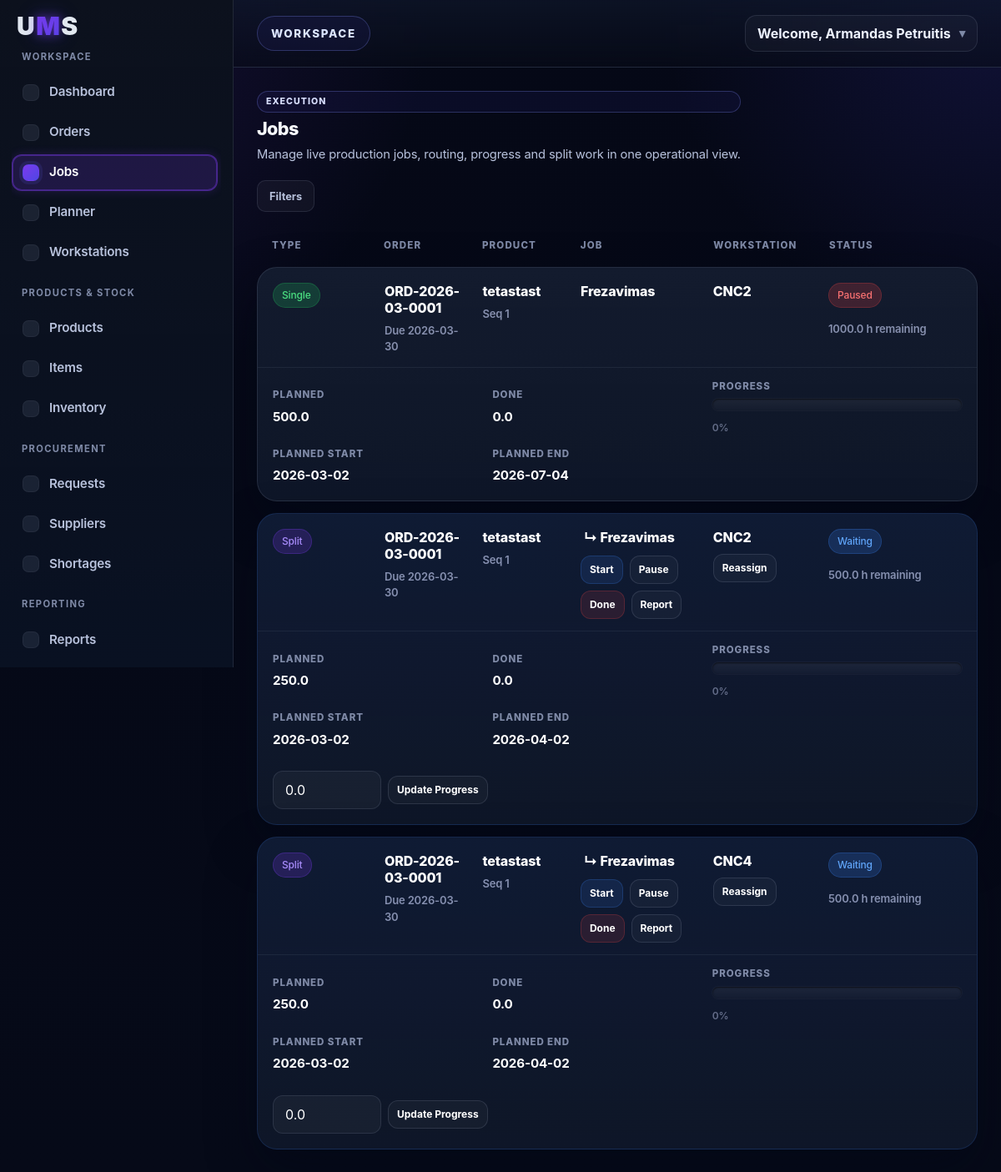
/jobs (signed in), run on an earlier commit of the app's database.
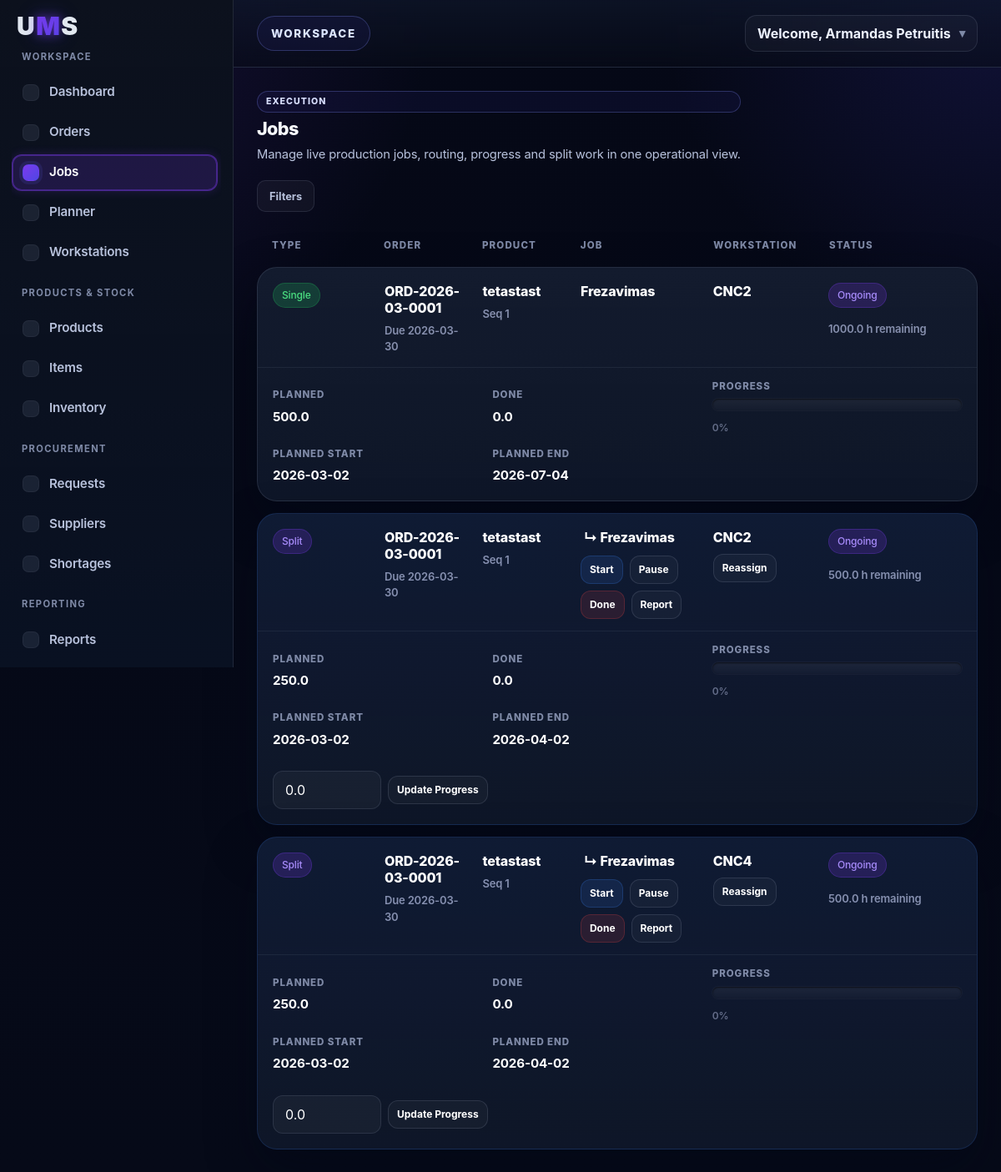
And on a later commit of the database.
### tables this page shows
CREATE TABLE order_jobs (
    id INTEGER PRIMARY KEY AUTOINCREMENT,
    order_id INTEGER NOT NULL,
    product_job_template_id INTEGER,
    workstation_id INTEGER NOT NULL,
    job_name TEXT NOT NULL,
    sequence INTEGER NOT NULL,
    planned_quantity REAL NOT NULL,
    completed_quantity REAL NOT NULL DEFAULT 0,
    estimated_hours REAL NOT NULL,
    status TEXT NOT NULL DEFAULT 'Waiting', job_product_id INTEGER, planned_start TEXT, planned_end TEXT, parent_job_id INTEGER, is_split_child INTEGER NOT NULL DEFAULT 0, company_id INTEGER,
    FOREIGN KEY (order_id) REFERENCES orders(id),
    FOREIGN KEY (workstation_id) REFERENCES workstations(id)
);

CREATE TABLE orders (
        id INTEGER PRIMARY KEY AUTOINCREMENT,
        order_number TEXT,
        customer TEXT,
        status TEXT,
        due_date TEXT,
        priority TEXT
    , product_id INTEGER, quantity REAL DEFAULT 1, materials_reserved INTEGER NOT NULL DEFAULT 0, company_id INTEGER);

CREATE TABLE products (
        id INTEGER PRIMARY KEY AUTOINCREMENT,
        product_code TEXT NOT NULL,
        product_name TEXT NOT NULL,
        description TEXT,
        measurement_unit TEXT NOT NULL
    , time_per_unit REAL NOT NULL DEFAULT 0, stock_quantity REAL NOT NULL DEFAULT 0, company_id INTEGER);

CREATE TABLE workstations (
        id INTEGER PRIMARY KEY AUTOINCREMENT,
        name TEXT NOT NULL,
        description TEXT,
        hours_per_shift REAL NOT NULL DEFAULT 8,
        shifts_per_day INTEGER NOT NULL DEFAULT 1,
        working_days_per_month INTEGER NOT NULL DEFAULT 20
    , color TEXT NOT NULL DEFAULT '#3b82f6', company_id INTEGER);

### app.py (the view)
@app.route("/jobs")
@permission_required("view_jobs")
def jobs():
    if not is_logged_in():
        return redirect(url_for("login"))
    company_id = get_company_id()
    order_number = request.args.get("order_number", "").strip()
    product_name = request.args.get("product_name", "").strip()
    job_name = request.args.get("job_name", "").strip()
    workstation = request.args.get("workstation", "").strip()
    workstation_text = request.args.get("workstation_text", "").strip()
    due_date_from = request.args.get("due_date_from", "").strip()
    due_date_to = request.args.get("due_date_to", "").strip()
    selected_statuses = request.args.getlist("status")
    selected_statuses = [s.strip() for s in selected_statuses if s.strip()]
    statuses = selected_statuses[:]
    if "All" in statuses:
        statuses = []
    conn = sqlite3.connect("database.db")
    cursor = conn.cursor()
    query = """
        SELECT
            oj.id,
            o.order_number,
            jp.product_name,
            oj.job_name,
            w.name,
            oj.workstation_id,
            oj.sequence,
            oj.planned_quantity,
            oj.completed_quantity,
            oj.estimated_hours,
            oj.status,
            o.due_date,
            oj.planned_start,
            oj.planned_end,
            oj.parent_job_id,
            oj.is_split_child,
            (
                SELECT COUNT(*)
                FROM order_jobs child
                WHERE child.parent_job_id = oj.id
                  AND child.is_split_child = 1
                  AND child.company_id = oj.company_id
            ) AS child_count
        FROM order_jobs oj
        JOIN orders o
          ON oj.order_id = o.id
         AND o.company_id = oj.company_id
        LEFT JOIN products jp
          ON oj.job_product_id = jp.id
         AND jp.company_id = oj.company_id
        JOIN workstations w
          ON oj.workstation_id = w.id
         AND w.company_id = oj.company_id
        WHERE oj.company_id = ?
    """
    params = [company_id]
    if order_number:
        query += " AND o.order_number LIKE ?"
        params.append(f"%{order_number}%")
    if product_name:
        query += " AND jp.product_name LIKE ?"
        params.append(f"%{product_name}%")
    if job_name:
        query += " AND oj.job_name LIKE ?"
        params.append(f"%{job_name}%")
    if workstation:
        query += " AND oj.workstation_id = ?"
        params.append(workstation)
    if workstation_text:
        query += " AND w.name LIKE ?"
        params.append(f"%{workstation_text}%")
    if statuses:
        placeholders = ",".join(["?"] * len(statuses))
        query += f" AND oj.status IN ({placeholders})"
        params.extend(statuses)
    if due_date_from:
        query += " AND o.due_date >= ?"
        params.append(due_date_from)
    if due_date_to:
        query += " AND o.due_date <= ?"
        params.append(due_date_to)
    query += " ORDER BY o.due_date ASC, o.order_number ASC, oj.sequence ASC, oj.id ASC"
    cursor.execute(query, params)
    rows = cursor.fetchall()
    jobs = []
    for row in rows:
        job_id = row[0]
        planned_quantity = float(row[7] or 0)
        completed_quantity = float(row[8] or 0)
        child_count = int(row[16] or 0)
        progress_percent = 0
        if planned_quantity > 0:
            progress_percent = min(100, max(0, (completed_quantity / planned_quantity) * 100))
        jobs.append({
            "id": row[0],
            "order_number": row[1],
            "product_name": row[2] if row[2] else "-",
            "job_name": row[3],
            "workstation_name": row[4],
            "workstation_id": row[5],
            "sequence": row[6],
            "planned_quantity": planned_quantity,
            "completed_quantity": completed_quantity,
            "estimated_hours": row[9],
            "status": row[10],
            "due_date": row[11],
            "planned_start": row[12],
            "planned_end": row[13],
            "progress_percent": progress_percent,
            "parent_job_id": row[14],
            "is_split_child": int(row[15] or 0),
            "child_count": child_count,
            "can_start": can_start_job(cursor, job_id, company_id=company_id) if child_count == 0 else False
        })
    cursor.execute("""
        SELECT id, name
        FROM workstations
        WHERE company_id = ?
        ORDER BY name ASC
    """, (company_id,))
    ws_rows = cursor.fetchall()
    conn.close()
    workstations = [{"id": w[0], "name": w[1]} for w in ws_rows]
    filters = {
        "order_number": order_number,
        "product_name": product_name,
        "job_name": job_name,
        "workstation": workstation,
        "workstation_text": workstation_text,
        "status": selected_statuses,
        "due_date_from": due_date_from,
        "due_date_to": due_date_to
    }
    return render_template(
        "jobs.html",
        jobs=jobs,
        workstations=workstations,
        filters=filters,
        active_page="jobs"
    )

### templates/jobs.html (shortened to what this page needs)
{% extends "base.html" %}
{% block content %}
<div class="jobs-header">
  <div class="jobs-header-left">
    <span class="eyebrow-label">Execution</span>
    <h1>Jobs</h1>
    <p>Manage live production jobs, routing, progress and split work in one operational view.</p>
  </div>
</div>
<div class="filters-wrapper section-spacing">
  <button type="button" class="filters-toggle-btn" aria-expanded="false">
    Filters
  </button>
</div>
<div id="jobs-results">
  <div class="jobs-board">
    <div class="jobs-board-header">
      <div class="jobs-board-head">Type</div>
      <div class="jobs-board-head">Order</div>
      <div class="jobs-board-head">Product</div>
      <div class="jobs-board-head">Job</div>
      <div class="jobs-board-head">Workstation</div>
      <div class="jobs-board-head">Status</div>
    </div>
    <div class="jobs-board-body">
      {% if jobs %}
        {% for job in jobs %}
          {% set progress_percent = job.progress_percent if job.progress_percent is not none else 0 %}
          {% set progress_width = progress_percent if progress_percent <= 100 else 100 %}
          {% set remaining_qty = job.planned_quantity - job.completed_quantity %}
          {% if remaining_qty < 0 %}
            {% set remaining_qty = 0 %}
          {% endif %}
          {% set total_hours = (job.estimated_hours * remaining_qty)|round(2) %}
          {% if job.status == "Done" %}
            {% set status_class = "completed" %}
          {% elif job.status == "Ongoing" %}
            {% set status_class = "in-progress" %}
          {% elif job.status == "Paused" %}
            {% set status_class = "delayed" %}
          {% else %}
            {% set status_class = "waiting" %}
          {% endif %}
          <article class="job-row-card {% if job.is_split_child %}job-row-split-child{% endif %}">
            <div class="job-row-top">
              <div class="job-cell">
                {% if job.is_split_child %}
                  <span class="status-badge in-progress">Split</span>
                {% else %}
                  <span class="status-badge completed">Single</span>
                {% endif %}
              </div>
              <div class="job-cell">
                <div class="job-main-value">{{ job.order_number }}</div>
                <div class="subtle-meta">Due {{ job.due_date if job.due_date else "-" }}</div>
              </div>
              <div class="job-cell">
                <div class="job-main-value">{{ job.product_name }}</div>
                <div class="subtle-meta">Seq {{ job.sequence }}</div>
              </div>
              <div class="job-cell">
                <div class="job-name-wrap">
                  {% if job.is_split_child %}
                    <span class="job-name-indent">↳ {{ job.job_name }}</span>
                  {% else %}
                    {{ job.job_name }}
                  {% endif %}
                </div>
                <div class="job-row-actions">
                  {% if job.child_count == 0 %}
                    <div class="job-action-cluster">
                      <form method="POST" action="{{ url_for('update_job_status', job_id=job.id, new_status='Ongoing') }}" class="inline-form">
                        <button type="submit" class="table-action-btn btn-edit job-micro-btn" {% if not job.can_start %}disabled title="Previous sequence jobs must be Done first"{% endif %}>Start</button>
                      </form>
                      <form method="POST" action="{{ url_for('update_job_status', job_id=job.id, new_status='Paused') }}" class="inline-form">
                        <button type="submit" class="table-action-btn btn-neutral job-micro-btn">Pause</button>
                      </form>
                      <form method="POST" action="{{ url_for('update_job_status', job_id=job.id, new_status='Done') }}" class="inline-form">
                        <button type="submit" class="table-action-btn btn-delete job-micro-btn">Done</button>
                      </form>
                      <a href="{{ url_for('new_report') }}?job_id={{ job.id }}" class="table-action-btn btn-neutral job-micro-btn">Report</a>
                    </div>
                  {% endif %}
                </div>
              </div>
              <div class="job-cell jobs-col-workstation">
                <div class="job-main-value">{{ job.workstation_name }}</div>
                {% if job.child_count == 0 %}
                  <div class="custom-dropdown" data-job-id="{{ job.id }}">
                    <button type="button" class="dropdown-trigger table-action-btn btn-neutral job-micro-btn">
                      Reassign
                    </button>
                  </div>
                {% endif %}
              </div>
              <div class="job-cell jobs-col-meta">
                <div class="job-meta-stack">
                  <span class="status-badge {{ status_class }}">{{ job.status }}</span>
                  <div class="subtle-meta">{{ total_hours }} h remaining</div>
                </div>
              </div>
            </div>
            <div class="job-row-bottom">
              <div class="job-bottom-grid">
                <div class="job-mini-block">
                  <span class="job-mini-label">Planned</span>
                  <strong>{{ job.planned_quantity }}</strong>
                </div>
                <div class="job-mini-block">
                  <span class="job-mini-label">Done</span>
                  <strong>{{ job.completed_quantity }}</strong>
                </div>
                <div class="job-mini-block job-progress-block">
                  <span class="job-mini-label">Progress</span>
                  <div class="progress-track">
                  </div>
                  <div class="subtle-meta">{{ progress_percent | round(0) }}%</div>
                </div>
                <div class="job-mini-block">
                  <span class="job-mini-label">Planned Start</span>
                  <strong>{{ job.planned_start if job.planned_start else "-" }}</strong>
                </div>
                <div class="job-mini-block">
                  <span class="job-mini-label">Planned End</span>
                  <strong>{{ job.planned_end if job.planned_end else "-" }}</strong>
                </div>
              </div>
              {% if job.child_count == 0 %}
                <div class="job-bottom-tools">
                  <form method="POST" action="{{ url_for('update_job_progress', job_id=job.id) }}" class="job-progress-inline job-progress-inline-compact">
                    <input type="number" step="0.01" min="0" max="{{ job.planned_quantity }}" name="completed_quantity" value="{{ job.completed_quantity }}">
                    <button type="submit" class="table-action-btn btn-neutral job-micro-btn">Update Progress</button>
                  </form>
                </div>
              {% endif %}
            </div>
          </article>
        {% endfor %}
      {% else %}
        <div class="dashboard-table-card">
          <div class="empty-table-message">No jobs found.</div>
        </div>
      {% endif %}
    </div>
  </div>
</div>
{% endblock %}

What changed in the data, as far as the page shows it:
changed order_jobs (number 1 of 3 on the later page): status "Paused" → "Ongoing"
changed order_jobs (number 2 of 3 on the later page): status "Waiting" → "Ongoing"
changed order_jobs "CNC4": status "Waiting" → "Ongoing"
